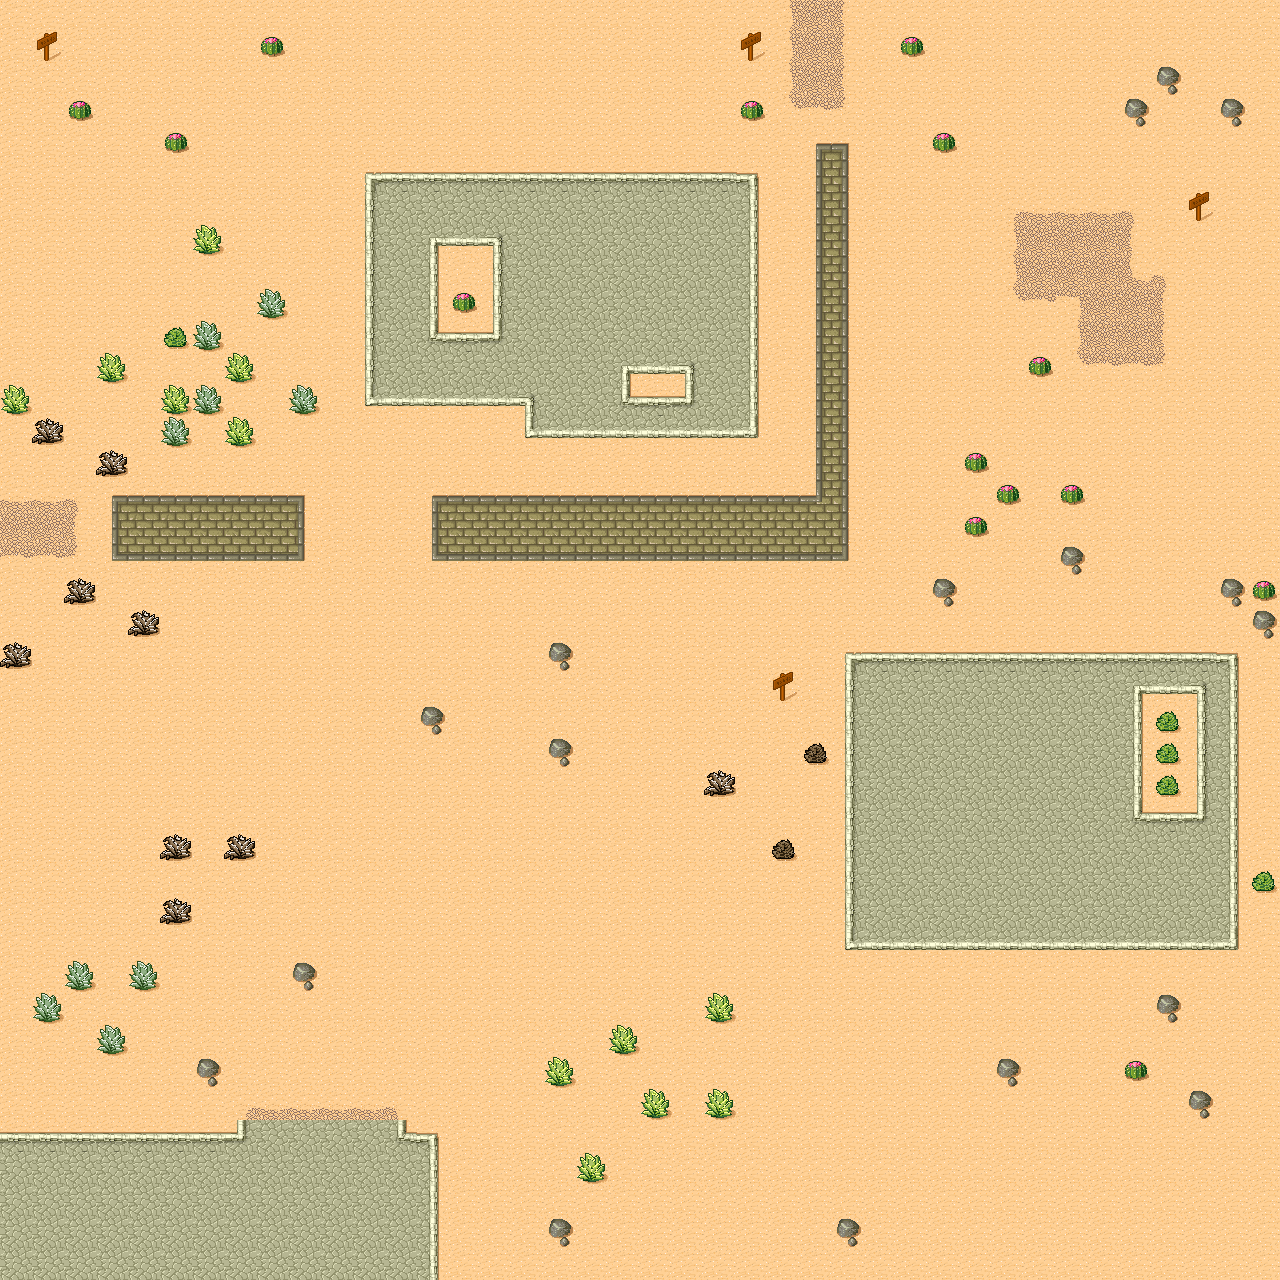

Rendered tile map (Tiled .tmx) drawn with the repository's tilesets; below, a short description and the map source with its tile grids summarised:
An orthogonal 40x40 tile map with 32x32 px tiles, 1 tile layer (Ground).

<map version="1.0" orientation="orthogonal" width="40" height="40" tilewidth="32" tileheight="32">
 <tileset firstgid="1" name="Desert" tilewidth="32" tileheight="32" spacing="1" margin="1">
  <image source="tmw_desert_spacing.png" width="265" height="199" />
  <tile id="24">
   <properties>
    <property name="walkable" value="false" />
   </properties>
  </tile>
  <tile id="25">
   <properties>
    <property name="walkable" value="false" />
   </properties>
  </tile>
  <tile id="26">
   <properties>
    <property name="walkable" value="false" />
   </properties>
  </tile>
  <tile id="29">
   <properties>
    <property name="walkable" value="true" />
   </properties>
  </tile>
 </tileset>
 <layer name="Ground" width="40" height="40">
  <properties>
   <property name="test" value="pouet" />
  </properties>
  <data>[1600 cells, 1600 non-empty, 43 distinct tile ids]</data>
 </layer>
</map>
